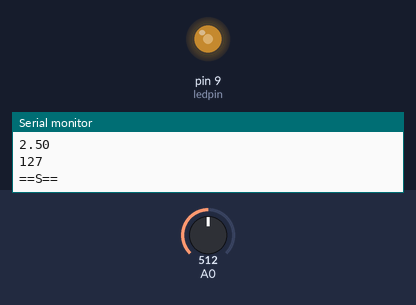
The sketch below on a simulated Arduino Uno, built with avr-gcc and run on an emulated ATmega328P. On the bench: output pins drawn as LEDs (lit = HIGH), the last lines printed to the serial monitor. The inputs (shaded band) are chosen by the test bench; at power-on: A0 = 512.

Above: at 0.05 s.
At 19.95 s:
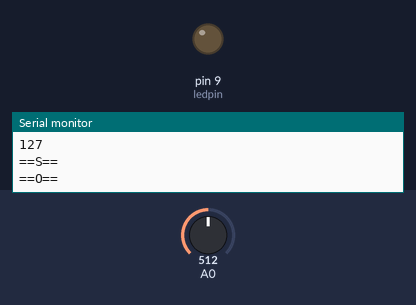
Timing chart, 0 to 35.1 s (numbered marks = the images above):
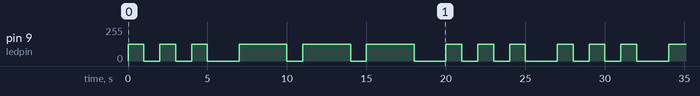

The sketch:

2-3_Fading.ino
```cpp
int ledpin=9;
int brightness=0;
int fadeAmount=5;

void ooo()
{
  analogWrite(ledpin,brightness);
  delay(3000); //3 second
  analogWrite(ledpin,0);
  delay(1000);
}
void sss()
{
  analogWrite(ledpin,brightness);
  delay(1000);  //1 second
  analogWrite(ledpin,0);
  delay(1000);
}
void one()
{
  //S
  Serial.println("==S==");
  sss();
  sss();
  sss();
  delay(1000);
  //O
  Serial.println("==O==");
  ooo();
  ooo();
  ooo();
  delay(1000);
  //S
  Serial.println("==S==");
  sss();
  sss();
  sss();
  delay(1000);
}
void setup() {
  Serial.begin(9600);
  pinMode(ledpin,OUTPUT);
}
void loop() {
 int value=analogRead(A0);
 float voltage=value*(5.0/1023.0); //value max = 1023, voltage max = 5
 Serial.println(voltage);
 brightness=voltage*(255.0/5.0);
 Serial.println(brightness);
 one();
 brightness=0;
 delay(1);

}
```

Measured:
- by itself, pin 9 (ledpin): repeats every 27.0 s: 2 × (0/255 1.0 s, 127/255 1.0 s), 0/255 2.0 s, 2 × (127/255 3.0 s, 0/255 1.0 s), 127/255 3.0 s, 0/255 2.0 s, 2 × (127/255 1.0 s, 0/255 1.0 s), 127/255 1.0 s, 0/255 2.0 s, 127/255 1.0 s
